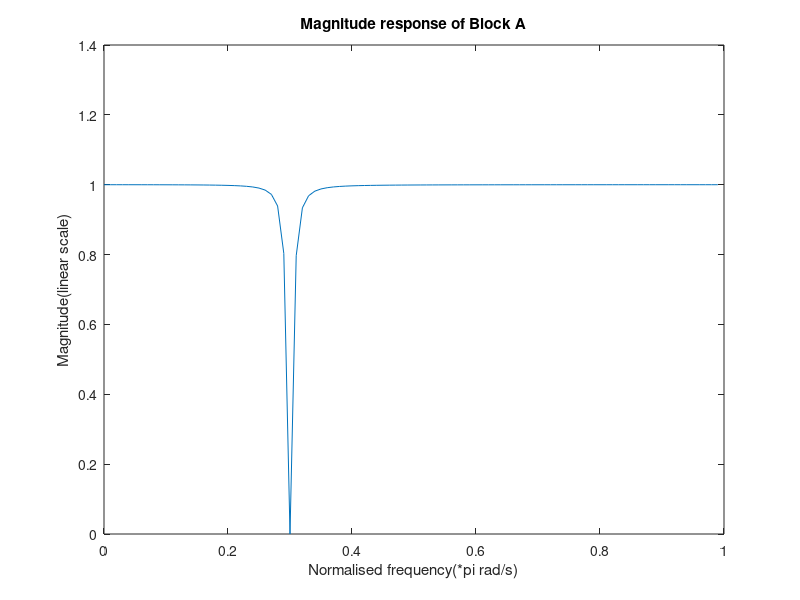

Here is the MATLAB script that generated this plot: (Note: this script raises an error after producing the figure.)
%second order notch filter, block A
clc
clear all
close all

load('projsignal0.mat');
%this is the input
rs = rs(1:25E3);%only take the first 25000 data point
fs1 = 32.768e3;
beta = cos(2*pi*(4915.2/fs1));
%beta = cos(2*pi*(7372.8/fs1));
notch_bw = 0.015*pi;%changed to a wider bandwidth
alpha = (1/cos(notch_bw)) - sqrt((1)/((cos(notch_bw))^2)-1)

num_A  = ((1+alpha)/2).*[1 -2*beta 1];
dem_A = [1 -beta*(1+alpha) alpha];

%filter characteristic
[hA, wA] = freqz(num_A, dem_A, 1E2);


%magnitude plot
plot(wA/pi, abs(hA));
title('Magnitude response of Block A');
xlabel('Normalised frequency(*pi rad/s)');
ylabel('Magnitude(linear scale)');


%plot phase
figure;
plot(wA/pi, phase(hA));
title('Phase response of Block A');
xlabel('Normalised frequency(*pi rad/s)');
ylabel('Phase(rad)');

%now
r1r2 = filter(num_A, dem_A, rs);

figure;
N=25000;
X1_mags = abs(fft(r1r2));
fax_bins = [0 : N-1]; %frequency axis in bins
N_2 = ceil(N/2);
plot(fax_bins(1:N_2)*fs1/N, X1_mags(1:N_2));
title('Single Side FFT of r[n](r1r2)');
xlabel('frequency(Hz)');
ylabel('Magnitude(linear scale)');


%BLOCK D implementaion
figure;
%the only requirement here is the passband of r1
dp=4E-4; ds=0.001;
%peak passband ripple and minimum stopband attenuation in dB
ap=-20*log10(1-dp); as=-20*log10(ds);
wp = 2* 4096/fs1;
ws = wp +0.05;%right after passband

[ordD, ~] = ellipord(wp, ws, ap, as);
[num_D, dem_D] = ellip(ordD, ap, as, wp,  'low');
[hD, wD] = freqz(num_D, dem_D);
%MAG
plot(wD/pi, abs(hD));
title('Magnitude response of Block D');
xlabel('Normalised frequency(*pi rad/s)');
ylabel('Magnitude(linear scale)');
%PHASE

figure;
plot(wD/pi, phase(hD));
title('Phase response of Block D');
xlabel('Normalised frequency(*pi rad/s)');
ylabel('Phase(rad)');


r1 = filter(num_D, dem_D, r1r2);

figure;
N=25000;
X1_mags = abs(fft(r1));
fax_bins = [0 : N-1]; %frequency axis in bins
N_2 = ceil(N/2);
plot(fax_bins(1:N_2)*fs1/N, X1_mags(1:N_2));
title('s1[n] Frequency domain');
xlabel('frequency(Hz)');
ylabel('Magnitude(linear scale)');
sound(r1, fs1);


%H1 analysis
figure;
num_H1 = conv(num_A, num_D);
dem_H1 = conv(dem_A, dem_D);
[hH1, wH1] = freqz(num_H1, dem_H1);
%MAG
plot(wH1/pi, abs(hH1));
title('Magnitude response of cascading Block A&D');
xlabel('Normalised frequency(*pi rad/s)');
ylabel('Magnitude(linear scale)');
%PHASE
figure;
plot(wH1/pi, phase(hH1));
title('Phase response of Block D');
xlabel('Normalised frequency(*pi rad/s)');
ylabel('Phase(rad)');

fprintf('The order of Block D is %d\n', ordD);
